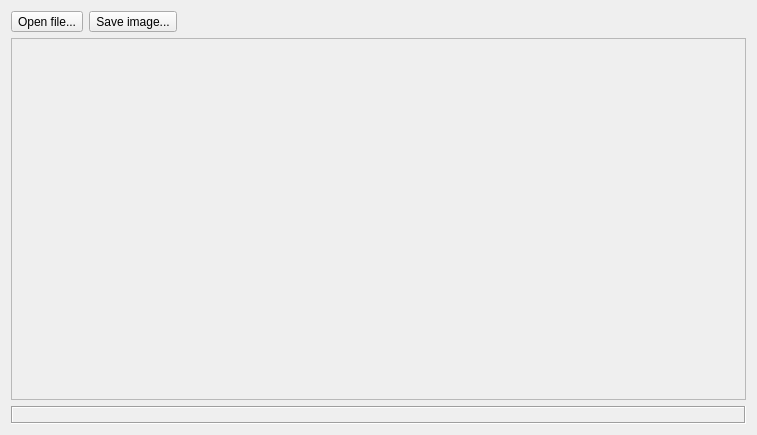
<?xml version="1.0" encoding="UTF-8"?>
<ui version="4.0">
 <class>QtSail</class>
 <widget class="QWidget" name="QtSail">
  <property name="geometry">
   <rect>
    <x>0</x>
    <y>0</y>
    <width>757</width>
    <height>435</height>
   </rect>
  </property>
  <property name="windowTitle">
   <string>Qt SAIL demo [junior]</string>
  </property>
  <layout class="QGridLayout" name="gridLayout">
   <item row="0" column="0">
    <layout class="QHBoxLayout" name="horizontalLayout">
     <item>
      <widget class="QToolButton" name="pushOpen">
       <property name="text">
        <string>Open file...</string>
       </property>
      </widget>
     </item>
     <item>
      <widget class="QToolButton" name="pushSave">
       <property name="text">
        <string>Save image...</string>
       </property>
      </widget>
     </item>
     <item>
      <spacer name="horizontalSpacer">
       <property name="orientation">
        <enum>Qt::Horizontal</enum>
       </property>
       <property name="sizeHint" stdset="0">
        <size>
         <width>40</width>
         <height>20</height>
        </size>
       </property>
      </spacer>
     </item>
    </layout>
   </item>
   <item row="2" column="0">
    <widget class="QLabel" name="labelStatus">
     <property name="font">
      <font>
       <weight>75</weight>
       <bold>true</bold>
      </font>
     </property>
     <property name="frameShape">
      <enum>QFrame::Box</enum>
     </property>
     <property name="frameShadow">
      <enum>QFrame::Sunken</enum>
     </property>
     <property name="textInteractionFlags">
      <set>Qt::LinksAccessibleByMouse|Qt::TextSelectableByMouse</set>
     </property>
    </widget>
   </item>
   <item row="1" column="0">
    <widget class="QScrollArea" name="scrollArea">
     <property name="widgetResizable">
      <bool>true</bool>
     </property>
     <widget class="QWidget" name="scrollAreaWidgetContents">
      <property name="geometry">
       <rect>
        <x>0</x>
        <y>0</y>
        <width>737</width>
        <height>361</height>
       </rect>
      </property>
     </widget>
    </widget>
   </item>
  </layout>
 </widget>
 <tabstops>
  <tabstop>scrollArea</tabstop>
  <tabstop>pushOpen</tabstop>
  <tabstop>pushSave</tabstop>
 </tabstops>
 <resources/>
 <connections/>
 <designerdata>
  <property name="gridDeltaX">
   <number>5</number>
  </property>
  <property name="gridDeltaY">
   <number>5</number>
  </property>
  <property name="gridSnapX">
   <bool>true</bool>
  </property>
  <property name="gridSnapY">
   <bool>true</bool>
  </property>
  <property name="gridVisible">
   <bool>true</bool>
  </property>
 </designerdata>
</ui>
